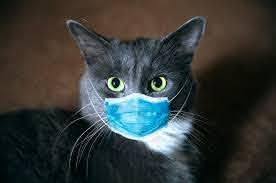
#> input picture download.jpeg, 276 x 183 px
$ jupyter execute ImageBasicsWithOpenCv.ipynb   (shell and % lines are left out)
#> lines starting #> are read from the running program, lines starting #| are printed output that depends on the picture
[cell 1]
import numpy as np
import matplotlib.pyplot as plt

[cell 2]
import cv2

[cell 3]
"""
- we read image from image read function by using opencv.read('download.jpeg')
- we give the path of the image to read it .
"""

img  = cv2.imread('download.jpeg')
#> img is the input picture: shape (183, 276, 3); mean B, G, R 55.5, 57.6, 54.2

[cell 4]
type(img)

[cell 5]
img

[cell 6]
#img = cv2.imread('wrong/path/')

[cell 7]
type(img)

[cell 8]
img.shape
#> Out = (183, 276, 3)

[cell 9]
plt.imshow(img)

[cell 10]
#MATPLOTLIB --> RED GREEN BLUUE
#OPENCV ---> BLUE GREEN RED

[cell 11]
fixed_image=cv2.cvtColor(img,cv2.COLOR_BGR2RGB)

[cell 12]
plt.imshow(fixed_image)

[cell 13]
#READ IMAGE with gray scale
img_gray = cv2.imread('download.jpeg',cv2.IMREAD_GRAYSCALE)
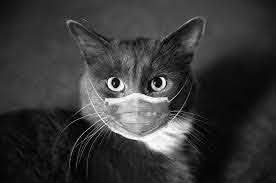
#> img_gray: shape (183, 276); min 0, max 255, mean 56.3

[cell 14]
plt.imshow(img_gray)

[cell 15]
img_gray.shape
#> Out = (183, 276)

[cell 16]
img_gray.min()
#> Out = 0

[cell 17]
img_gray.max()
#> Out = 255

[cell 18]
plt.imshow(img_gray)

[cell 19]
plt.imshow(img_gray,cmap='gray')

[cell 20]
plt.imshow(img_gray,cmap='magma')

[cell 21]
#Resizing the image scaling.
plt.imshow(fixed_image)

[cell 22]
fixed_image.shape
#> Out = (183, 276, 3)

[cell 23]
new_img = cv2.resize(fixed_image,(100,100))
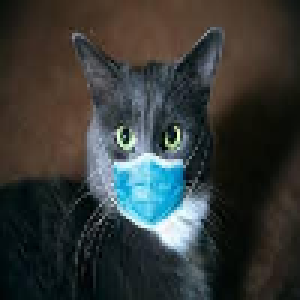
#> new_img: shape (100, 100, 3) (shown 3 times larger); mean R, G, B 54.1, 57.5, 55.5

[cell 24]
plt.imshow(new_img)

[cell 25]
#Resize by ratio
w_ratio = 0.5
h_ratio = 0.5

[cell 26]
new_img = cv2.resize(fixed_image,(0,0),fixed_image,w_ratio,h_ratio)
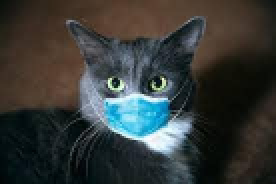
#> new_img: shape (92, 138, 3) (shown 2 times larger); mean R, G, B 54.1, 57.6, 55.5

[cell 27]
plt.imshow(new_img)

[cell 28]
new_img.shape
#> Out = (92, 138, 3)

[cell 29]
#flip images along the horizontal  or Vertical axis.
new_img = cv2.flip(fixed_image , 0)
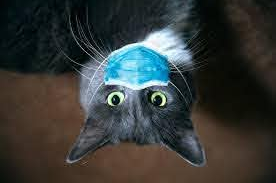
#> new_img: shape (183, 276, 3); mean R, G, B 54.2, 57.6, 55.5

[cell 30]
plt.imshow(new_img)

[cell 31]
new_img = cv2.flip(fixed_image,1)
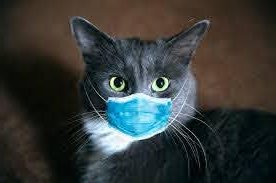
#> new_img: shape (183, 276, 3); mean R, G, B 54.2, 57.6, 55.5

[cell 32]
plt.imshow(new_img)

[cell 33]
new_img = cv2.flip(fixed_image,-1)
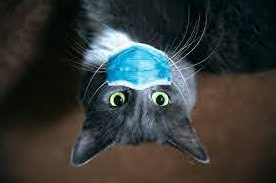
#> new_img: shape (183, 276, 3); mean R, G, B 54.2, 57.6, 55.5

[cell 34]
plt.imshow(new_img)

[cell 35]
type(fixed_image)

[cell 36]
#Generating a new image with a name "totally_new.jpeg"
cv2.imwrite('totally_new.jpeg',fixed_image)
#> Out = True

$ run again, with gorilla.jpeg copied over download.jpeg
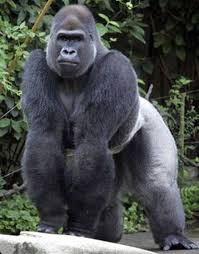
#> input picture gorilla.jpeg, 199 x 254 px
#> img is the input picture: shape (254, 199, 3); mean B, G, R 77.4, 78.6, 74.8
#> `img_gray = cv2.imread('download.jpeg',cv2.IMREAD_GRAYSCALE)`:
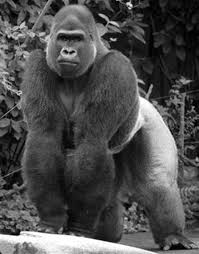
#> img_gray: shape (254, 199); min 0, max 255, mean 77.3
#> `img_gray.min()`: Out = 0
#> `img_gray.max()`: Out = 255
#> `new_img = cv2.flip(fixed_image,-1)`:
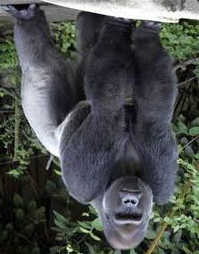
#> new_img: shape (254, 199, 3); mean R, G, B 74.8, 78.6, 77.4
#> `cv2.imwrite('totally_new.jpeg',fixed_image)`: Out = True
